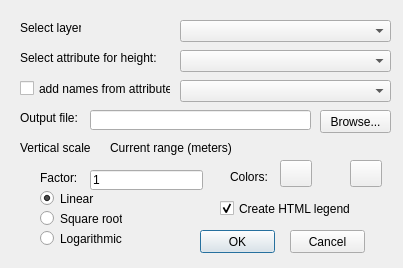
<?xml version="1.0" encoding="UTF-8"?>
<ui version="4.0">
 <class>CZMLPrismMapDialogBase</class>
 <widget class="QDialog" name="CZMLPrismMapDialogBase">
  <property name="geometry">
   <rect>
    <x>0</x>
    <y>0</y>
    <width>403</width>
    <height>268</height>
   </rect>
  </property>
  <property name="sizePolicy">
   <sizepolicy hsizetype="Fixed" vsizetype="Fixed">
    <horstretch>0</horstretch>
    <verstretch>0</verstretch>
   </sizepolicy>
  </property>
  <property name="minimumSize">
   <size>
    <width>403</width>
    <height>268</height>
   </size>
  </property>
  <property name="maximumSize">
   <size>
    <width>403</width>
    <height>268</height>
   </size>
  </property>
  <property name="windowTitle">
   <string>CZML Prism Map</string>
  </property>
  <property name="windowIcon">
   <iconset>
    <normaloff>prism.png</normaloff>prism.png</iconset>
  </property>
  <widget class="QComboBox" name="layerList">
   <property name="geometry">
    <rect>
     <x>180</x>
     <y>20</y>
     <width>211</width>
     <height>22</height>
    </rect>
   </property>
  </widget>
  <widget class="QLabel" name="label">
   <property name="geometry">
    <rect>
     <x>20</x>
     <y>20</y>
     <width>61</width>
     <height>16</height>
    </rect>
   </property>
   <property name="text">
    <string>Select layer</string>
   </property>
  </widget>
  <widget class="QLabel" name="label_2">
   <property name="geometry">
    <rect>
     <x>20</x>
     <y>110</y>
     <width>61</width>
     <height>16</height>
    </rect>
   </property>
   <property name="text">
    <string>Output file:</string>
   </property>
  </widget>
  <widget class="QLineEdit" name="leFileName">
   <property name="geometry">
    <rect>
     <x>90</x>
     <y>110</y>
     <width>221</width>
     <height>20</height>
    </rect>
   </property>
  </widget>
  <widget class="QPushButton" name="pbBrowse">
   <property name="geometry">
    <rect>
     <x>320</x>
     <y>110</y>
     <width>71</width>
     <height>23</height>
    </rect>
   </property>
   <property name="text">
    <string>Browse...</string>
   </property>
  </widget>
  <widget class="QLabel" name="label_3">
   <property name="geometry">
    <rect>
     <x>20</x>
     <y>50</y>
     <width>151</width>
     <height>16</height>
    </rect>
   </property>
   <property name="text">
    <string>Select attribute for height:</string>
   </property>
  </widget>
  <widget class="QComboBox" name="attrList">
   <property name="geometry">
    <rect>
     <x>180</x>
     <y>50</y>
     <width>211</width>
     <height>22</height>
    </rect>
   </property>
  </widget>
  <widget class="QLabel" name="label_4">
   <property name="geometry">
    <rect>
     <x>20</x>
     <y>140</y>
     <width>71</width>
     <height>16</height>
    </rect>
   </property>
   <property name="text">
    <string>Vertical scale</string>
   </property>
  </widget>
  <widget class="QRadioButton" name="rbLin">
   <property name="geometry">
    <rect>
     <x>40</x>
     <y>190</y>
     <width>82</width>
     <height>17</height>
    </rect>
   </property>
   <property name="text">
    <string>Linear</string>
   </property>
   <property name="checked">
    <bool>true</bool>
   </property>
  </widget>
  <widget class="QRadioButton" name="rbSqrt">
   <property name="geometry">
    <rect>
     <x>40</x>
     <y>210</y>
     <width>82</width>
     <height>17</height>
    </rect>
   </property>
   <property name="text">
    <string>Square root</string>
   </property>
  </widget>
  <widget class="QRadioButton" name="rbLog">
   <property name="geometry">
    <rect>
     <x>40</x>
     <y>230</y>
     <width>82</width>
     <height>17</height>
    </rect>
   </property>
   <property name="text">
    <string>Logarithmic</string>
   </property>
  </widget>
  <widget class="QLabel" name="label_5">
   <property name="geometry">
    <rect>
     <x>110</x>
     <y>140</y>
     <width>121</width>
     <height>16</height>
    </rect>
   </property>
   <property name="text">
    <string>Current range (meters):</string>
   </property>
  </widget>
  <widget class="QLabel" name="lblRange">
   <property name="geometry">
    <rect>
     <x>230</x>
     <y>140</y>
     <width>151</width>
     <height>16</height>
    </rect>
   </property>
   <property name="text">
    <string/>
   </property>
  </widget>
  <widget class="QLabel" name="label_6">
   <property name="geometry">
    <rect>
     <x>40</x>
     <y>170</y>
     <width>41</width>
     <height>16</height>
    </rect>
   </property>
   <property name="text">
    <string>Factor:</string>
   </property>
  </widget>
  <widget class="QLineEdit" name="scaleFactor">
   <property name="geometry">
    <rect>
     <x>90</x>
     <y>170</y>
     <width>113</width>
     <height>20</height>
    </rect>
   </property>
   <property name="inputMethodHints">
    <set>Qt::ImhDigitsOnly</set>
   </property>
   <property name="text">
    <string>1</string>
   </property>
  </widget>
  <widget class="QLabel" name="label_7">
   <property name="geometry">
    <rect>
     <x>230</x>
     <y>170</y>
     <width>46</width>
     <height>13</height>
    </rect>
   </property>
   <property name="text">
    <string>Colors:</string>
   </property>
  </widget>
  <widget class="QgsColorButton" name="cb1">
   <property name="geometry">
    <rect>
     <x>280</x>
     <y>160</y>
     <width>32</width>
     <height>27</height>
    </rect>
   </property>
   <property name="color">
    <color>
     <red>0</red>
     <green>0</green>
     <blue>127</blue>
    </color>
   </property>
  </widget>
  <widget class="QgsColorButton" name="cb2">
   <property name="geometry">
    <rect>
     <x>350</x>
     <y>160</y>
     <width>32</width>
     <height>27</height>
    </rect>
   </property>
   <property name="color">
    <color>
     <red>255</red>
     <green>255</green>
     <blue>255</blue>
    </color>
   </property>
  </widget>
  <widget class="QCheckBox" name="cbAddName">
   <property name="geometry">
    <rect>
     <x>20</x>
     <y>80</y>
     <width>151</width>
     <height>17</height>
    </rect>
   </property>
   <property name="text">
    <string>add names from attribute:</string>
   </property>
  </widget>
  <widget class="QComboBox" name="strAttrList">
   <property name="geometry">
    <rect>
     <x>180</x>
     <y>80</y>
     <width>211</width>
     <height>22</height>
    </rect>
   </property>
  </widget>
  <widget class="QCheckBox" name="cbCreateLegend">
   <property name="geometry">
    <rect>
     <x>220</x>
     <y>200</y>
     <width>131</width>
     <height>17</height>
    </rect>
   </property>
   <property name="text">
    <string>Create HTML legend</string>
   </property>
   <property name="checked">
    <bool>true</bool>
   </property>
  </widget>
  <widget class="QPushButton" name="pbOK">
   <property name="geometry">
    <rect>
     <x>200</x>
     <y>230</y>
     <width>75</width>
     <height>23</height>
    </rect>
   </property>
   <property name="text">
    <string>OK</string>
   </property>
   <property name="default">
    <bool>true</bool>
   </property>
   <property name="flat">
    <bool>false</bool>
   </property>
  </widget>
  <widget class="QPushButton" name="pbCancel">
   <property name="geometry">
    <rect>
     <x>290</x>
     <y>230</y>
     <width>75</width>
     <height>23</height>
    </rect>
   </property>
   <property name="text">
    <string>Cancel</string>
   </property>
  </widget>
 </widget>
 <customwidgets>
  <customwidget>
   <class>QgsColorButton</class>
   <extends>QPushButton</extends>
   <header>qgscolorbutton.h</header>
  </customwidget>
 </customwidgets>
 <resources/>
 <connections/>
</ui>
